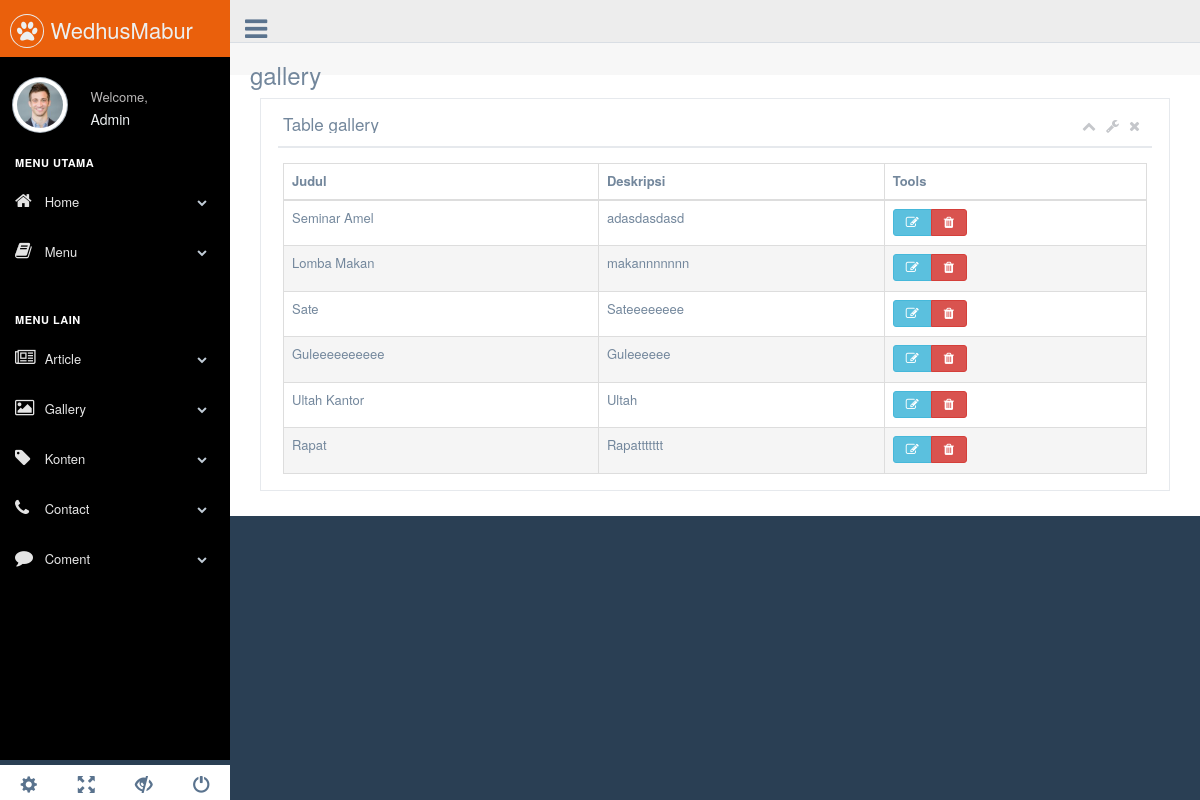
/admin/index.php/cgallery/get_gallery, run on the app's committed database.
### tables this page shows
CREATE TABLE `gallery` (
  `id` int(11) NOT NULL,
  `judul` varchar(20) NOT NULL,
  `id_gallery` int(10) DEFAULT NULL,
  `deskripsi` text NOT NULL,
  `tanggal` datetime NOT NULL
);

### admin/application/libraries/template.php (called while the page is built)
<?php
class Template {
	private $CI;
	var $template_data = array();
	public function __construct()
	{
		$this->CI =& get_instance();
	}
	function set($content_area, $value)
	{
		$this->template_data[$content_area] = $value;
	}
	function load($template = '', $name ='', $view = '' , $view_data = array(), $return = FALSE)
	{
		$this->set($name , $this->CI->load->view($view, $view_data, TRUE));
		$this->CI->load->view('layouts/'.$template, $this->template_data);
	}
}
?>

### admin/application/controllers/cgallery.php (called while the page is built, shortened)
<?php
class cgallery extends CI_Controller {
	public function get_gallery()
        {
			$data['gallery'] = $this->gallery_model->get_all();
			$this->template->set('title', 'Gallery');
			$this->template->load('template_admin2', 'contents' , 'pages/table_gallery/view_table', $data);
        }
}

### admin/index.php (called while the page is built, shortened)
<?php
require_once BASEPATH.'core/CodeIgniter.php';

### admin/application/models/gallery_model.php (called while the page is built, shortened)
<?php
class gallery_model extends CI_Model {
	public function get_all()
        {
			 $query = $this->db->get('gallery');
            return $query->result();
        }
}

### admin/application/views/pages/table_gallery/view_table.php (the view, shortened to what this page needs)
<div class="page-title">
              <div class="title_left">
                <h3>gallery</h3>
              </div>
              <div class="title_right">
                <div class="col-md-5 col-sm-5 col-xs-12 form-group pull-right top_search">
                </div>
              </div>
            </div>
              <div class="col-md-12 col-sm-12 col-xs-12">
                <div class="x_panel">
                  <div class="x_title">
                    <h2>Table gallery <small>Admin</small></h2>
                    <ul class="nav navbar-right panel_toolbox">
                      <li><a class="collapse-link"><i class="fa fa-chevron-up"></i></a>
                      </li>
                      <li class="dropdown">
                        <a href="#" class="dropdown-toggle" data-toggle="dropdown" role="button" aria-expanded="false"><i class="fa fa-wrench"></i></a>
                      </li>
                      <li><a class="close-link"><i class="fa fa-close"></i></a>
                      </li>
                    </ul>
                    <div class="clearfix"></div>
                  </div>
                  <div class="x_content">
                    <table id="datatable-fixed-header" class="table table-striped table-bordered">
                      <thead>
                        <tr>
                          <th>Judul</th>
                          <th>Deskripsi</th>
                          <th>Tools</th>
                        </tr>
                      </thead>
                      <tbody>
                  <?php
                  foreach($gallery as $row){
                  ?>
                  <tr>
                    <td><?php echo $row->judul ?></td>
                      <td><?php echo $row->deskripsi ?></td>
                    <td>
                      <div class="btn-group">
                      <a href="<?php echo base_url('cgallery/ubah/'.$row->id); ?>" class="btn btn-info fa fa-edit"></a>
                      <a href="<?php echo base_url('cgallery/delete/'.$row->id); ?>" class="btn btn-danger fa fa-trash"></a>
                     </div>
                    </td>
                  </tr>
                  <?php } ?>
                                    </tbody>
                    </table>
                  </div>
                </div>
              </div>

### data on the page
gallery: judul "Seminar Amel", deskripsi "adasdasdasd"
gallery: judul "Lomba Makan", deskripsi "makannnnnnn"
gallery: judul "Sate", deskripsi "Sateeeeeeee"
gallery: judul "Guleeeeeeeeee", deskripsi "Guleeeeee"
gallery: judul "Ultah Kantor", deskripsi "Ultah"
gallery: judul "Rapat", deskripsi "Rapattttttt"
